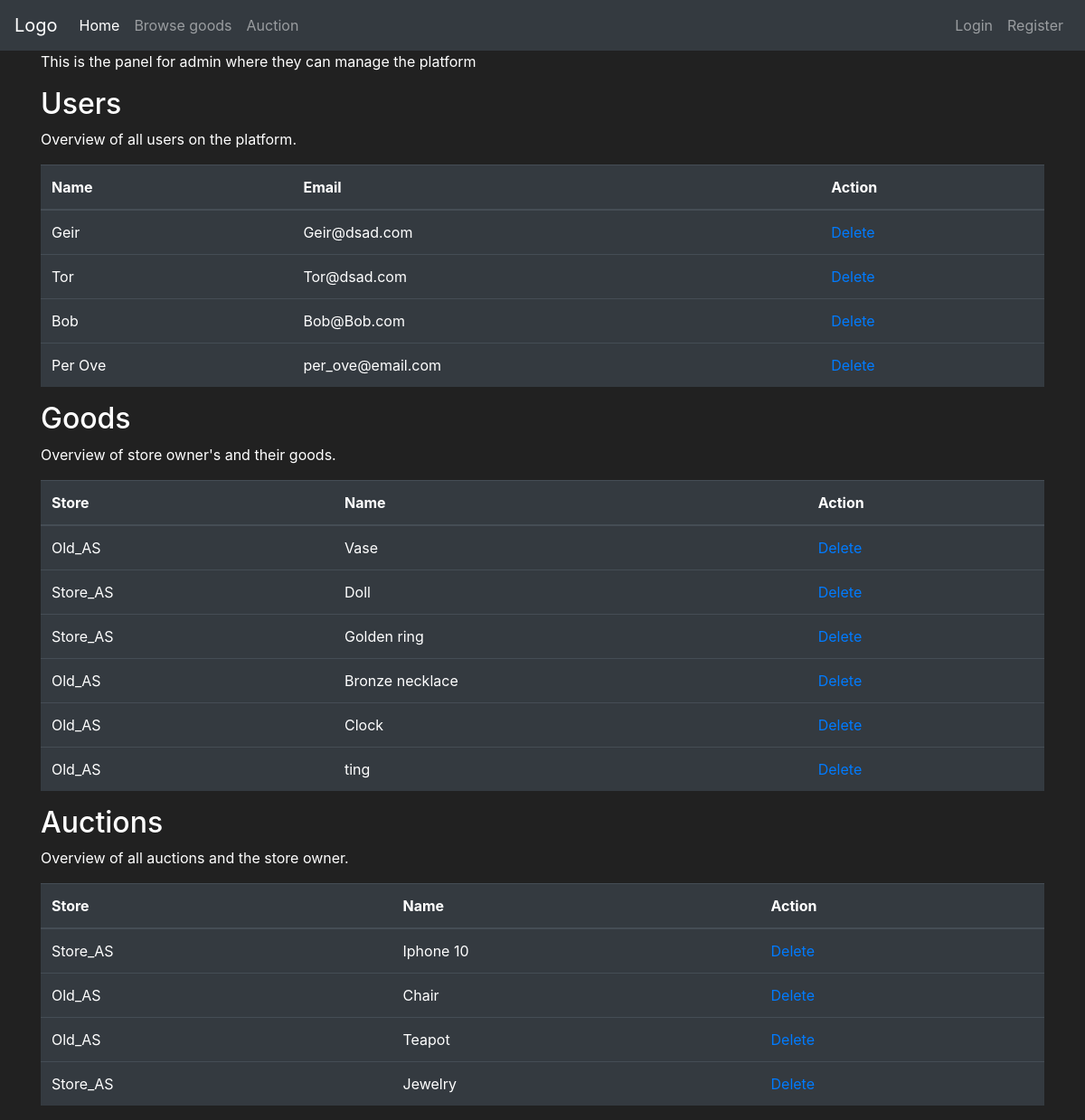
Before: /admin_panel with the older database file.
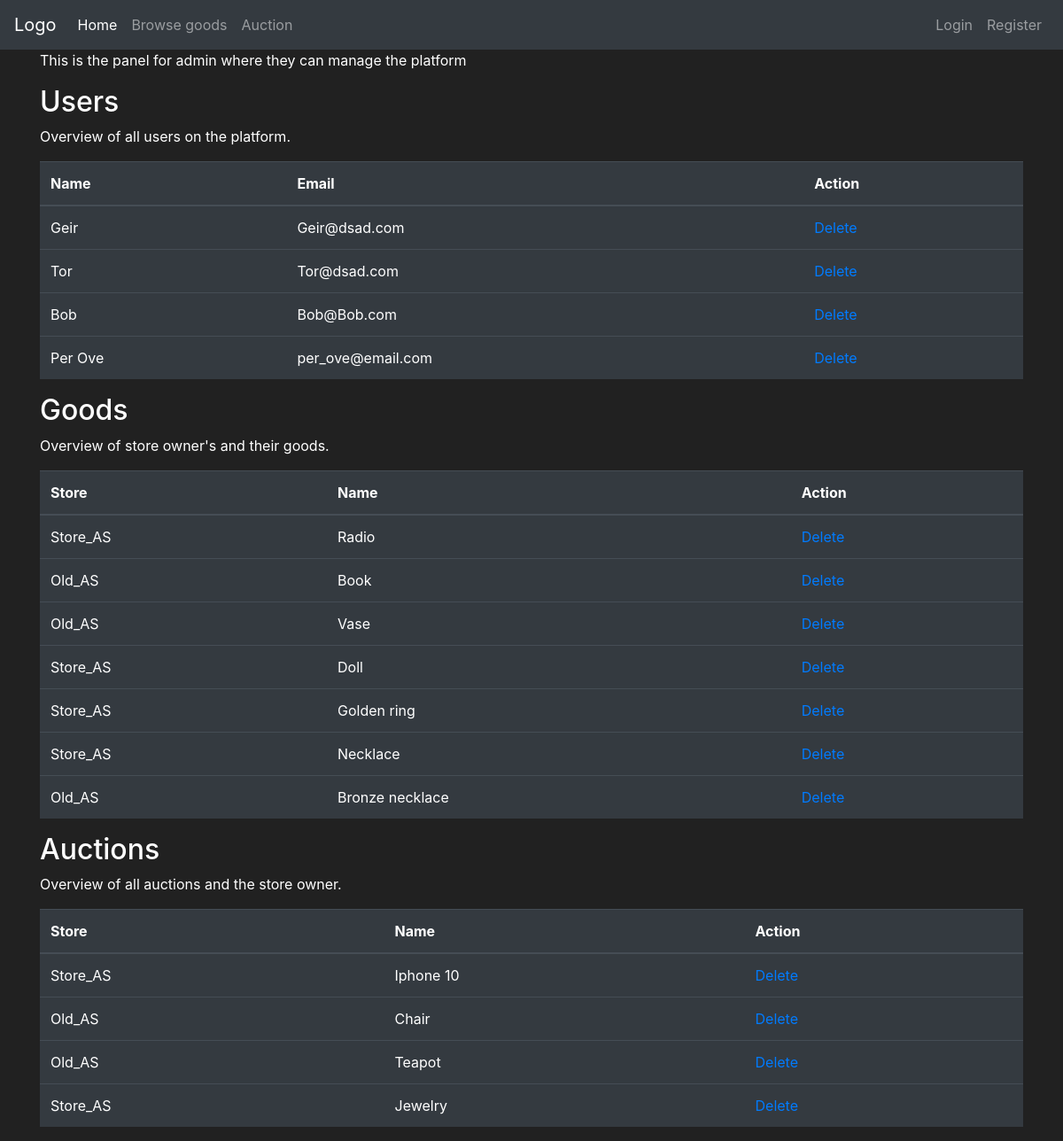
After: the same page with the newer database file.
### app_flask/models.py (models this page shows, shortened)
class User(db.Model, UserMixin):
    id = db.Column(db.Integer(), primary_key=True)
    username = db.Column(db.String(length=25), nullable=False, unique=True)
    email = db.Column(db.String(length=60), nullable=False, unique=True)
    password_hash = db.Column(db.String(length=60), nullable=False)
    profile_type = db.Column(db.Boolean(), nullable=False, default=False)
    cash = db.Column(db.Integer(), nullable=False, default=2000)
    date_created = db.Column(db.DateTime(), default=datetime.utcnow)
    goods = db.relationship('Goods', backref='goods_owned_by_user', lazy=True)
    store = db.relationship('Store', backref='store_owner', lazy=True)
    @property
    def password(self):
        return self.password

class Goods(db.Model):
    id = db.Column(db.Integer, primary_key=True)
    name = db.Column(db.String(30), nullable=False)
    description = db.Column(db.String(70), unique=False, nullable=False)
    price = db.Column(db.Integer, unique=False, nullable=False)
    product_number = db.Column(db.String(length=6), nullable=False, unique=True)
    goods_type = db.Column(db.Boolean(), nullable=False, default=False)
    date_created = db.Column(db.DateTime(), default=datetime.utcnow)
    user_owner = db.Column(db.Integer(), db.ForeignKey('user.id'))
    store_owner = db.Column(db.Integer(), db.ForeignKey('store.id'))

class Store(db.Model):
    id = db.Column(db.Integer(), primary_key=True)
    store_name = db.Column(db.String(length=30), nullable=False, unique=True)
    street_address = db.Column(db.String(length=40), nullable=False)
    street_number = db.Column(db.Integer(), nullable=False)
    postal_code = db.Column(db.Integer(), nullable=False)
    province = db.Column(db.String(length=50), nullable=False)
    store_email = db.Column(db.String(length=50), nullable=False, unique=True)
    store_phone = db.Column(db.Integer(), nullable=False)
    date_created = db.Column(db.DateTime(), default=datetime.utcnow)
    user_owner = db.Column(db.Integer(), db.ForeignKey('user.id'))
    goods = db.relationship('Goods', backref='owned_store', lazy=True)

### app_flask/main/routes.py (the view)
@bp.route('/admin_panel', methods=['GET', 'POST'])
def display_admin_panel():
    buy_form = BuyGoodsForm()
    db_users = show_users_from_db()
    auction_form = AuctionGoodsForm()
    items = db.session.query(Goods, Store).filter(and_(Store.id == Goods.store_owner, Goods.goods_type == 0)).all()
    auction_items = db.session.query(Goods, Store).filter(
        and_(Store.id == Goods.store_owner, Goods.goods_type == 1)).all()
    return render_template('adminPanel.html', db_users=db_users, items=items, auction_items=auction_items,
                           buy_form=buy_form, auction_form=auction_form)

### app_flask/__init__.py (called while the page is built)
def create_app():
    app = Flask(__name__)
    app.config['SQLALCHEMY_DATABASE_URI'] = 'sqlite:///appDB.db'
    app.config['SECRET_KEY'] = '5f4b0959c458e6b06c51097e'
    app.config['UPLOADE_FOLDER'] = picFolder
    db.init_app(app)
    bcrypt.init_app(app)
    login_manager.init_app(app)
    from app_flask.auth import bp as auth_bp
    app.register_blueprint(auth_bp)
    from app_flask.main import bp as main_bp
    app.register_blueprint(main_bp)
    return app

### app_flask/main/use_cases.py (called while the page is built)
def show_users_from_db():
    app = create_app()
    ctx = app.app_context()
    ctx.push()
    user_query = User.query.filter(User.username.isnot("Admin"))
    ctx.pop()
    return user_query

### app_flask/templates/adminPanel.html (shortened to what this page needs)
{% extends 'base.html' %}
{% block content %}
<div class="container">
    <p>This is the panel for admin where they can manage the platform</p>
</div>
<div class="container">
    <h2>Users</h2>
    <p>Overview of all users on the platform.</p>
    <table class="table table-hover table-dark">
        <thead>
            <tr>
                <th scope="col">Name</th>
                <th scope="col">Email</th>
                <th scope="col">Action</th>
            </tr>
        </thead>
        <tbody>
            {% for users in db_users %}
            <tr>
                <td class=".table-striped">{{ users.username}}</td>
                <td class=".table-striped">{{ users.email}}</td>
                <td class=".table-striped"><a href="{{ url_for('main.delete_user', id=users.id)}}">Delete</a></td>
            </tr>
            {% endfor %}
        </tbody>
    </table>
</div>
<div class="container">
    <h2>Goods</h2>
    <p>Overview of store owner's and their goods.</p>
    <table class="table table-hover table-dark">
        <thead>
            <tr>
                <th scope="col">Store</th>
                <th scope="col">Name</th>
                <th scope="col">Action</th>
            </tr>
        </thead>
        <tbody>
            {% for item, store in items %}
            <tr>
                <td class=".table-striped">{{store.store_name}}</td>
                <td class=".table-striped">{{item.name}}</td>
                <td class=".table-striped"><a href="{{ url_for('main.delete_goods', id=item.id)}}">Delete</a></td>
            </tr>
            {% endfor %}
        </tbody>
    </table>
</div>
<div class="container">
    <h2>Auctions</h2>
    <p>Overview of all auctions and the store owner.</p>
    <table class="table table-hover table-dark">
        <thead>
        <tr>
            <th scope="col">Store</th>
            <th scope="col">Name</th>
            <th scope="col">Action</th>
        </tr>
        </thead>
        <tbody>
        {% for item, store in auction_items %}
        <tr>
            <td class=".table-striped">{{store.store_name}}</td>
            <td class=".table-striped">{{item.name}}</td>
            <td class=".table-striped"><a href="{{ url_for('main.delete_goods', id=item.id)}}">Delete</a></td>
            {% endfor %}
        </tr>
        </tbody>
    </table>
</div>
{% endblock %}

Changed rows visible on the page:
removed Goods: store_name "Old_AS", name "Clock", shown under "Goods"
removed Goods: store_name "Old_AS", name "ting", shown under "Goods"
added Goods: store_name "Store_AS", name "Radio", shown under "Goods"
now on this page (row edited): Goods: store_name "Old_AS", name "Book", shown under "Goods"
added Goods: store_name "Store_AS", name "Necklace", shown under "Goods"
